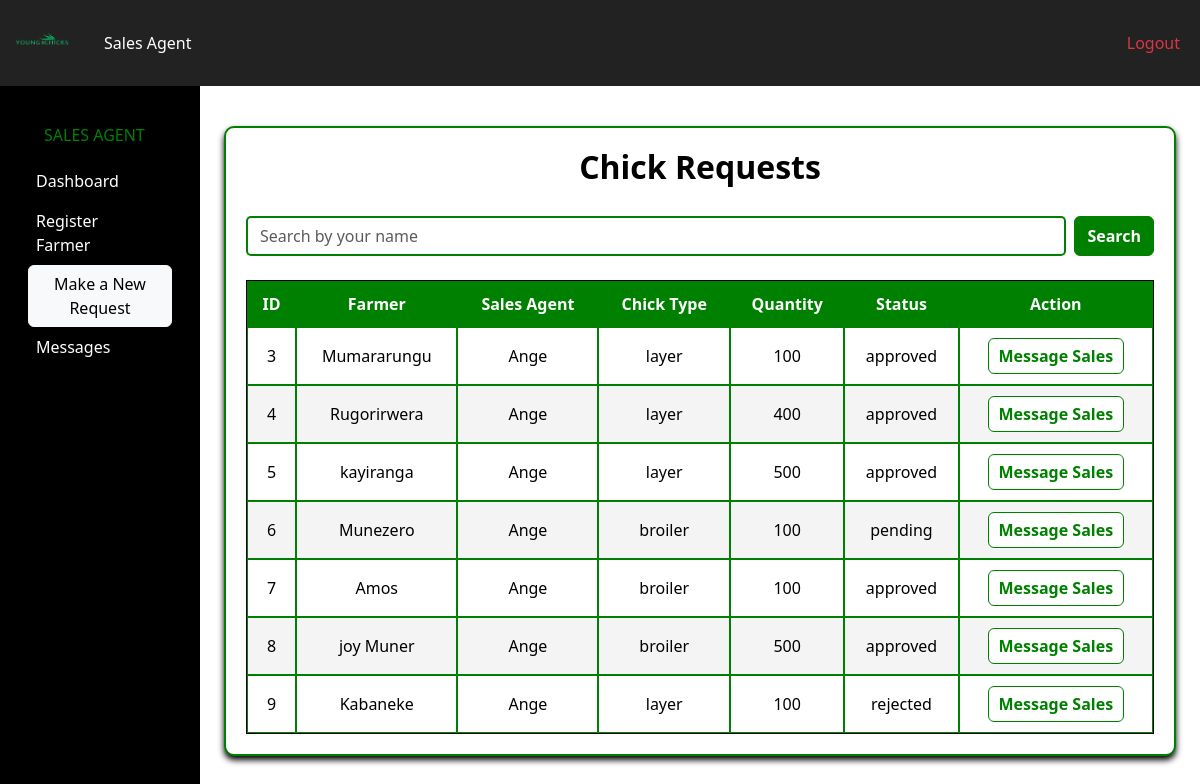
/ (signed in), run on the app's committed database.
### pages/models.py (models this page shows, shortened)
class Chickrequest(models.Model):
    CHICK_STATUS = [
        ('pending', 'Pending'),
        ('approved', 'Approved'),
        ('rejected', 'Rejected'),
    ]
    FEED_NEEDED = [
        ('yes', 'Yes'),
        ('no', 'No'),
    ]
    CHICK_DELIVERED = [
        ('yes', 'Yes'),
        ('no', 'No'),
    ]
    farmer_name = models.ForeignKey(Farmer, on_delete=models.SET_NULL, null=True)
    chick_type = models.ForeignKey(ChickType, on_delete=models.SET_NULL, null=True)
    chick_quantity = models.PositiveIntegerField()
    chick_date = models.DateTimeField(auto_now_add=True)
    chick_status = models.CharField(max_length=20, choices=CHICK_STATUS, default='pending')
    feed_needed = models.CharField(max_length=10, choices=FEED_NEEDED)
    chickperiod = models.PositiveIntegerField(default=0)
    chick_delivered = models.CharField(max_length=5, choices=CHICK_DELIVERED, default='no')
    sales_agent = models.ForeignKey(
        settings.AUTH_USER_MODEL,
        on_delete=models.SET_NULL,
        null=True,
        blank=True,
        related_name='sent_requests'
    )

class Farmer(models.Model):
    GENDER_CHOICES = [
        ('Male', 'Male'),
        ('Female', 'Female'),
    ]
    FARMER_TYPE_CHOICES = [
        ('Starter', 'Starter'),
        ('Returner', 'Returner'),
    ]
    user = models.OneToOneField(
        settings.AUTH_USER_MODEL,
        on_delete=models.CASCADE,
        related_name='farmer_profile',
        null=True,
        blank=True
    )
    farmer_name = models.CharField(max_length=100)
    farmer_age = models.IntegerField()
    farmer_gender = models.CharField(max_length=10, choices=GENDER_CHOICES)
    farmer_nin = models.CharField(max_length=20)
    farmer_phone_number = models.CharField(max_length=15)
    farmer_type = models.CharField(max_length=50, choices=FARMER_TYPE_CHOICES)
    recomender_name = models.CharField(max_length=100)
    recommender_nin = models.CharField(max_length=20)

class Userprofile(AbstractUser):
    USER_TYPE_CHOICES = [
        ('manager', 'Manager'),
        ('sales_agent', 'Sales Agent'),
    ]
    user_type = models.CharField(max_length=20, choices=USER_TYPE_CHOICES)
    phone = models.CharField(
        max_length=15,
        unique=True,
        blank=True,
        null=True,
        validators=[RegexValidator(r'^\+?\d{10,15}$', 'Enter a valid phone number.')]
    )
    title = models.CharField(max_length=5, blank=True, null=True)
    created_at = models.DateTimeField(default=timezone.now)
    class Meta:
        db_table = "user_profiles"
        ordering = ['created_at']

class ChickType(models.Model):
    TYPE_CHOICES = [
        ('broiler', 'Broiler'),
        ('layer', 'Layer'),
    ]
    name = models.CharField(max_length=20, choices=TYPE_CHOICES, unique=True)

### pages/views.py (the view)
# urls.py: path('', views.farmer_dashboard,name='home'),
def farmer_dashboard(request):
    query = request.GET.get("q")
    chick_requests = Chickrequest.objects.all()
    if query:
        chick_requests = chick_requests.filter(
            Q(farmer_name__farmer_name__icontains=query)
        )
    context = {
        "chick_requests": chick_requests,
        "query": query,
    }
    return render(request, "pages/index.html", context)

### pages/templates/pages/index.html (shortened to what this page needs)
{% extends 'pages/base.html' %}
{% load static %}
{% block content %}
<div class="requests-container">
    <h2>Chick Requests</h2>
    <form method="get" class="mb-4 d-flex">
        <input type="text" name="q" class="form-control me-2"
               placeholder="Search by your name" value="{{ query|default:'' }}">
        <button class="btn btn-search" type="submit">Search</button>
    </form>
    <table>
        <thead>
            <tr>
                <th>ID</th>
                <th>Farmer</th>
                <th>Sales Agent</th>
                <th>Chick Type</th>
                <th>Quantity</th>
                <th>Status</th>
                <th>Action</th>
            </tr>
        </thead>
        <tbody>
            {% for req in chick_requests %}
            <tr>
                <td>{{ req.id }}</td>
                <td>{{ req.farmer_name.farmer_name|default:"N/A" }}</td>
                <td>{{ req.sales_agent.username|default:"N/A" }}</td>
                <td>{{ req.chick_type.name|default:"N/A" }}</td>
                <td>{{ req.chick_quantity|default:"N/A" }}</td>
                <td>{{ req.chick_status|default:"Pending" }}</td>
                <td>
                    {% if req.sales_agent %}
                    <a href="{% url 'contact_sales' %}?agent={{ req.sales_agent.id }}"
                       class="btn btn-message">Message Sales</a>
                    {% else %}
                    N/A
                    {% endif %}
                </td>
            </tr>
            {% empty %}
            <tr>
                <td colspan="7" class="text-center">No requests found.</td>
            </tr>
            {% endfor %}
        </tbody>
    </table>
</div>
{% endblock %}

### static/style.css (style rules this page uses)
:root { --color-black: #000000; --color-white: #ffffff; --color-green: #004d00; }
body { background-color: var(--color-white); color: var(--color-black); font-family: 'Segoe UI', Tahoma, Geneva, Verdana, sans-serif; }
table { border-collapse: collapse; width: 100%; color: var(--color-black); }
table thead { background-color: var(--color-black); color: var(--color-white); }
table tbody tr { background-color: var(--color-white); }
table tbody tr:nth-child(even) { background-color: #f5f5f5; }
h1, h2, h3, h4, h5, h6 { color: var(--color-green); }

### pages/templates/pages/base.html (style rules this page uses)
table { border: 1px solid black; }
thead { background-color: black; color: white; }

### pages/templates/pages/index.html (style rules this page uses)
.requests-container { max-width: 1000px; margin: 40px auto; padding: 20px; background-color: #ffffff; border: 2px solid green; border-radius: 10px; box-shadow: 0 4px 6px black; }
.requests-container h2 { color:black; text-align: center; margin-bottom: 30px; font-weight: bold; }
.requests-container .form-control { border: 2px solid green; border-radius: 5px; }
.requests-container .btn-search { background-color: green; color: #ffffff; border: 1px solid green; font-weight: bold; transition: background-color 0.3s; }
.requests-container table { width: 100%; border-collapse: separate; border-spacing: 0; }
.requests-container table th, .requests-container table td { border: 1px solid green; padding: 10px; text-align: center; }
.requests-container table th { background-color: green; color: #ffffff; }
.requests-container table tr:nth-child(even) { background-color: #f4f4f4; }
.requests-container .btn-message { background-color: white; color: green; border: 1px solid green; font-weight: bold; padding: 5px 10px; transition: background-color 0.3s; }

### data on the page
Chickrequest: id "3", farmer_name.farmer_name "Mumararungu", sales_agent.username "Ange", chick_type.name "layer", chick_quantity "100", chick_status "approved"
Chickrequest: id "4", farmer_name.farmer_name "Rugorirwera", sales_agent.username "Ange", chick_type.name "layer", chick_quantity "400", chick_status "approved"
Chickrequest: id "5", farmer_name.farmer_name "kayiranga", sales_agent.username "Ange", chick_type.name "layer", chick_quantity "500", chick_status "approved"
Chickrequest: id "6", farmer_name.farmer_name "Munezero", sales_agent.username "Ange", chick_type.name "broiler", chick_quantity "100", chick_status "pending"
Chickrequest: id "7", farmer_name.farmer_name "Amos", sales_agent.username "Ange", chick_type.name "broiler", chick_quantity "100", chick_status "approved"
Chickrequest: id "8", farmer_name.farmer_name "joy Muner", sales_agent.username "Ange", chick_type.name "broiler", chick_quantity "500", chick_status "approved"
Chickrequest: id "9", farmer_name.farmer_name "Kabaneke", sales_agent.username "Ange", chick_type.name "layer", chick_quantity "100", chick_status "rejected"
